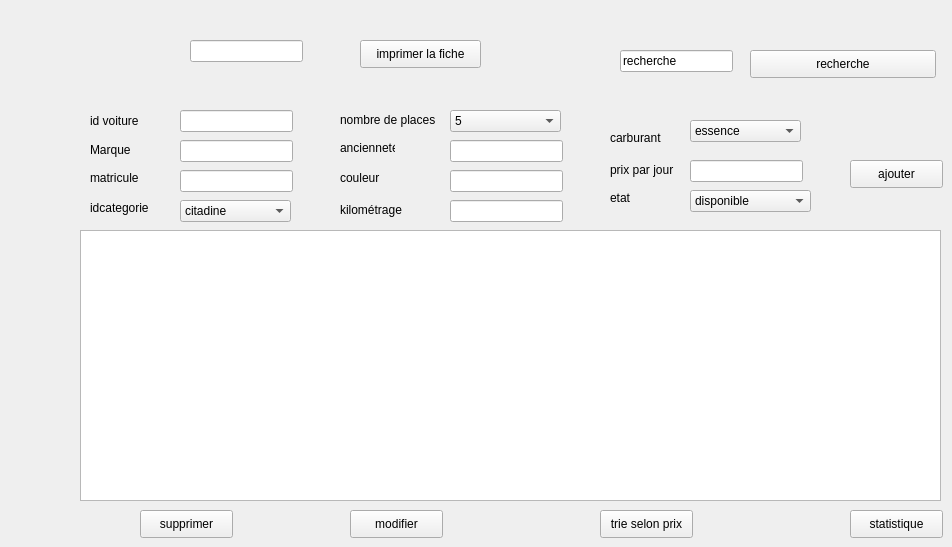
      <widget class="QWidget" name="page_3">
       <widget class="QLabel" name="label_34">
        <property name="geometry">
         <rect>
          <x>340</x>
          <y>140</y>
          <width>55</width>
          <height>16</height>
         </rect>
        </property>
        <property name="text">
         <string>ancienneté</string>
        </property>
       </widget>
       <widget class="QLineEdit" name="lineEdit_matricule">
        <property name="geometry">
         <rect>
          <x>180</x>
          <y>170</y>
          <width>113</width>
          <height>22</height>
         </rect>
        </property>
        <property name="styleSheet">
         <string notr="true"/>
        </property>
       </widget>
       <widget class="QLineEdit" name="lineEdit_kilometrage">
        <property name="geometry">
         <rect>
          <x>450</x>
          <y>200</y>
          <width>113</width>
          <height>22</height>
         </rect>
        </property>
        <property name="styleSheet">
         <string notr="true"/>
        </property>
       </widget>
       <widget class="QLabel" name="label_35">
        <property name="geometry">
         <rect>
          <x>340</x>
          <y>170</y>
          <width>55</width>
          <height>16</height>
         </rect>
        </property>
        <property name="text">
         <string>couleur</string>
        </property>
       </widget>
       <widget class="QPushButton" name="modifier">
        <property name="geometry">
         <rect>
          <x>350</x>
          <y>510</y>
          <width>93</width>
          <height>28</height>
         </rect>
        </property>
        <property name="text">
         <string>modifier</string>
        </property>
       </widget>
       <widget class="QLabel" name="label_36">
        <property name="geometry">
         <rect>
          <x>90</x>
          <y>110</y>
          <width>71</width>
          <height>21</height>
         </rect>
        </property>
        <property name="styleSheet">
         <string notr="true"/>
        </property>
        <property name="text">
         <string>id voiture</string>
        </property>
       </widget>
       <widget class="QLineEdit" name="lineEdit_16">
        <property name="geometry">
         <rect>
          <x>620</x>
          <y>50</y>
          <width>113</width>
          <height>22</height>
         </rect>
        </property>
        <property name="styleSheet">
         <string notr="true"/>
        </property>
        <property name="text">
         <string>recherche</string>
        </property>
       </widget>
       <widget class="QPushButton" name="ajouter">
        <property name="geometry">
         <rect>
          <x>850</x>
          <y>160</y>
          <width>93</width>
          <height>28</height>
         </rect>
        </property>
        <property name="text">
         <string>ajouter</string>
        </property>
       </widget>
       <widget class="QTableView" name="tableView2">
        <property name="geometry">
         <rect>
          <x>80</x>
          <y>230</y>
          <width>861</width>
          <height>271</height>
         </rect>
        </property>
        <property name="styleSheet">
         <string notr="true"/>
        </property>
       </widget>
       <widget class="QLabel" name="label_37">
        <property name="geometry">
         <rect>
          <x>90</x>
          <y>140</y>
          <width>61</width>
          <height>20</height>
         </rect>
        </property>
        <property name="styleSheet">
         <string notr="true"/>
        </property>
        <property name="text">
         <string>Marque</string>
        </property>
       </widget>
       <widget class="QLabel" name="label_38">
        <property name="geometry">
         <rect>
          <x>750</x>
          <y>190</y>
          <width>55</width>
          <height>16</height>
         </rect>
        </property>
        <property name="text">
         <string>etat</string>
        </property>
       </widget>
       <widget class="QLineEdit" name="lineEdit_couleur">
        <property name="geometry">
         <rect>
          <x>450</x>
          <y>170</y>
          <width>113</width>
          <height>22</height>
         </rect>
        </property>
        <property name="styleSheet">
         <string notr="true"/>
        </property>
       </widget>
       <widget class="QPushButton" name="imprimerr">
        <property name="geometry">
         <rect>
          <x>360</x>
          <y>40</y>
          <width>121</width>
          <height>28</height>
         </rect>
        </property>
        <property name="text">
         <string>imprimer la fiche</string>
        </property>
       </widget>
       <widget class="QPushButton" name="trie">
        <property name="geometry">
         <rect>
          <x>600</x>
          <y>510</y>
          <width>93</width>
          <height>28</height>
         </rect>
        </property>
        <property name="text">
         <string>trie selon prix</string>
        </property>
       </widget>
       <widget class="QLineEdit" name="lineEdit_idv">
        <property name="geometry">
         <rect>
          <x>180</x>
          <y>110</y>
          <width>113</width>
          <height>22</height>
         </rect>
        </property>
        <property name="styleSheet">
         <string notr="true"/>
        </property>
       </widget>
       <widget class="QLineEdit" name="lineEdit_marque">
        <property name="geometry">
         <rect>
          <x>180</x>
          <y>140</y>
          <width>113</width>
          <height>22</height>
         </rect>
        </property>
        <property name="styleSheet">
         <string notr="true"/>
        </property>
       </widget>
       <widget class="QLabel" name="label_39">
        <property name="geometry">
         <rect>
          <x>610</x>
          <y>160</y>
          <width>71</width>
          <height>20</height>
         </rect>
        </property>
        <property name="text">
         <string>prix par jour</string>
        </property>
       </widget>
       <widget class="QLineEdit" name="lineEdit_prixparjour">
        <property name="geometry">
         <rect>
          <x>690</x>
          <y>160</y>
          <width>113</width>
          <height>22</height>
         </rect>
        </property>
        <property name="styleSheet">
         <string notr="true"/>
        </property>
       </widget>
       <widget class="QPushButton" name="stat">
        <property name="geometry">
         <rect>
          <x>850</x>
          <y>510</y>
          <width>93</width>
          <height>28</height>
         </rect>
        </property>
        <property name="text">
         <string>statistique</string>
        </property>
       </widget>
       <widget class="QLabel" name="label_40">
        <property name="geometry">
         <rect>
          <x>90</x>
          <y>200</y>
          <width>71</width>
          <height>16</height>
         </rect>
        </property>
        <property name="text">
         <string>idcategorie</string>
        </property>
       </widget>
       <widget class="QPushButton" name="supprimer">
        <property name="geometry">
         <rect>
          <x>140</x>
          <y>510</y>
          <width>93</width>
          <height>28</height>
         </rect>
        </property>
        <property name="text">
         <string>supprimer</string>
        </property>
       </widget>
       <widget class="QLineEdit" name="lineEdit_anciennete">
        <property name="geometry">
         <rect>
          <x>450</x>
          <y>140</y>
          <width>113</width>
          <height>22</height>
         </rect>
        </property>
        <property name="styleSheet">
         <string notr="true"/>
        </property>
       </widget>
       <widget class="QComboBox" name="combo">
        <property name="geometry">
         <rect>
          <x>690</x>
          <y>190</y>
          <width>121</width>
          <height>22</height>
         </rect>
        </property>
        <property name="styleSheet">
         <string notr="true"/>
        </property>
        <item>
         <property name="text">
          <string>disponible</string>
         </property>
        </item>
        <item>
         <property name="text">
          <string>indisponible</string>
         </property>
        </item>
       </widget>
       <widget class="QLineEdit" name="lineEdit_imp">
        <property name="geometry">
         <rect>
          <x>190</x>
          <y>40</y>
          <width>113</width>
          <height>22</height>
         </rect>
        </property>
        <property name="styleSheet">
         <string notr="true"/>
        </property>
       </widget>
       <widget class="QLabel" name="label_41">
        <property name="geometry">
         <rect>
          <x>610</x>
          <y>130</y>
          <width>55</width>
          <height>16</height>
         </rect>
        </property>
        <property name="text">
         <string>carburant</string>
        </property>
       </widget>
       <widget class="QLabel" name="label_42">
        <property name="geometry">
         <rect>
          <x>340</x>
          <y>110</y>
          <width>121</width>
          <height>20</height>
         </rect>
        </property>
        <property name="text">
         <string>nombre de places</string>
        </property>
       </widget>
       <widget class="QLabel" name="label_43">
        <property name="geometry">
         <rect>
          <x>340</x>
          <y>200</y>
          <width>81</width>
          <height>20</height>
         </rect>
        </property>
        <property name="text">
         <string>kilométrage</string>
        </property>
       </widget>
       <widget class="QLabel" name="label_44">
        <property name="geometry">
         <rect>
          <x>90</x>
          <y>170</y>
          <width>55</width>
          <height>16</height>
         </rect>
        </property>
        <property name="text">
         <string>matricule</string>
        </property>
       </widget>
       <widget class="QPushButton" name="recherche">
        <property name="geometry">
         <rect>
          <x>750</x>
          <y>50</y>
          <width>186</width>
          <height>28</height>
         </rect>
        </property>
        <property name="styleSheet">
         <string notr="true"/>
        </property>
        <property name="text">
         <string>recherche</string>
        </property>
       </widget>
       <widget class="QLabel" name="label">
        <property name="geometry">
         <rect>
          <x>610</x>
          <y>190</y>
          <width>55</width>
          <height>16</height>
         </rect>
        </property>
        <property name="text">
         <string>etat</string>
        </property>
       </widget>
       <widget class="QComboBox" name="combobox_33">
        <property name="geometry">
         <rect>
          <x>180</x>
          <y>200</y>
          <width>111</width>
          <height>22</height>
         </rect>
        </property>
        <item>
         <property name="text">
          <string>citadine</string>
         </property>
        </item>
        <item>
         <property name="text">
          <string>SUV</string>
         </property>
        </item>
        <item>
         <property name="text">
          <string>mini bus</string>
         </property>
        </item>
        <item>
         <property name="text">
          <string>bus</string>
         </property>
        </item>
        <item>
         <property name="text">
          <string>4x4</string>
         </property>
        </item>
        <item>
         <property name="text">
          <string>carbriolet et coupé</string>
         </property>
        </item>
       </widget>
       <widget class="QComboBox" name="combobox_11">
        <property name="geometry">
         <rect>
          <x>450</x>
          <y>110</y>
          <width>111</width>
          <height>22</height>
         </rect>
        </property>
        <item>
         <property name="text">
          <string>5</string>
         </property>
        </item>
        <item>
         <property name="text">
          <string>7</string>
         </property>
        </item>
        <item>
         <property name="text">
          <string>9</string>
         </property>
        </item>
        <item>
         <property name="text">
          <string>30</string>
         </property>
        </item>
        <item>
         <property name="text">
          <string>50</string>
         </property>
        </item>
       </widget>
       <widget class="QComboBox" name="combobox_22">
        <property name="geometry">
         <rect>
          <x>690</x>
          <y>120</y>
          <width>111</width>
          <height>22</height>
         </rect>
        </property>
        <item>
         <property name="text">
          <string>essence</string>
         </property>
        </item>
        <item>
         <property name="text">
          <string>gaz</string>
         </property>
        </item>
        <item>
         <property name="text">
          <string>gasoil</string>
         </property>
        </item>
       </widget>
      </widget>
